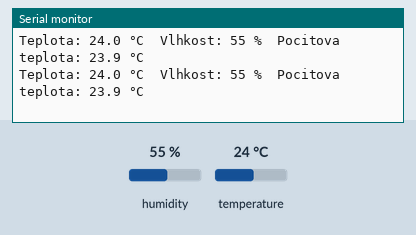
A program run on a simulated Arduino Uno, built with avr-gcc and run on an emulated ATmega328P. Parts: the last lines printed to the serial monitor. Inputs (shaded band) come from the test bench; at power-on: humidity 55 %, temperature 24 °C.

Above: at 6.8 s.
6.9 s: humidity set to 22 %
At 11.1 s:
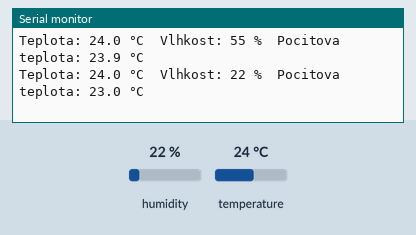
12.2 s: temperature set to 12 °C
At 15.4 s:
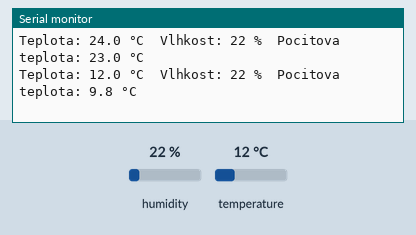
17.5 s: humidity set to 40 %
At 18.4 s:
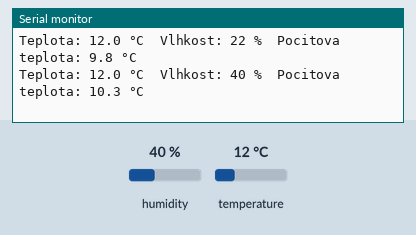
Timing chart, 0 to 20.5 s (numbered marks = the images above; inputs shaded):
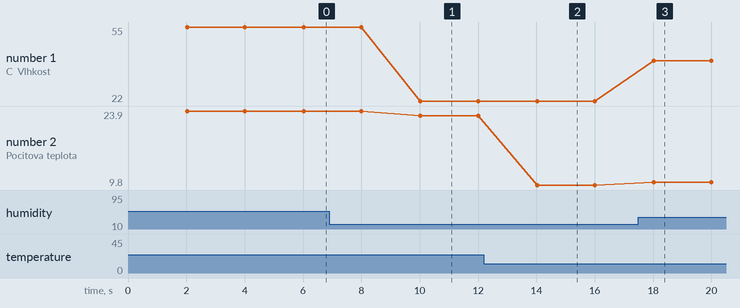

Measured:
- after the input at 6.9 s, the serial monitor: prints a new line after 3.1 s (image 1)
- after the input at 12.2 s, the serial monitor: prints a new line after 1.8 s (image 2)
- after the input at 17.5 s, the serial monitor: prints a new line after 0.52 s (image 3)
- plotted number 1: 55 → 22 after the input at 6.9 s, 22 → 40 after the input at 17.5 s
- plotted number 2: 23.9 → 23 after the input at 6.9 s, 23 → 9.8 after the input at 12.2 s, 9.8 → 10.3 after the input at 17.5 s

The program:

main.cpp
```cpp
#include <Arduino.h>
#include <DHT.h>

// Čidlo DHT11 je připojeno na digitální pin D7
constexpr uint8_t DHT_PIN = 7;
constexpr uint8_t DHT_TYPE = DHT11;

// DHT11 zvládne nové měření nejdříve po 1 s, použijeme 2 s
constexpr unsigned long READ_INTERVAL_MS = 2000;

DHT dht(DHT_PIN, DHT_TYPE);

void setup() {
  Serial.begin(9600);
  dht.begin();

  Serial.println(F("Arduino UNO R3 - test cidla DHT11 (pin D7)"));
  Serial.println(F("------------------------------------------"));
}

void loop() {
  static unsigned long lastRead = 0;
  unsigned long now = millis();

  if (now - lastRead < READ_INTERVAL_MS) {
    return;
  }
  lastRead = now;

  float humidity = dht.readHumidity();
  float temperature = dht.readTemperature();

  if (isnan(humidity) || isnan(temperature)) {
    Serial.println(F("Chyba: nepodarilo se nacist data z DHT11!"));
    return;
  }

  float heatIndex = dht.computeHeatIndex(temperature, humidity, false);

  Serial.print(F("Teplota: "));
  Serial.print(temperature, 1);
  Serial.print(F(" °C\tVlhkost: "));
  Serial.print(humidity, 0);
  Serial.print(F(" %\tPocitova teplota: "));
  Serial.print(heatIndex, 1);
  Serial.println(F(" °C"));
}
```
